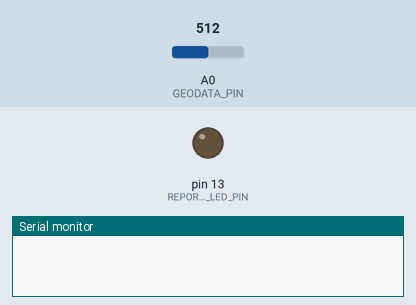
Bench run of a sketch on a simulated Arduino Uno, built with avr-gcc and run on an emulated ATmega328P. Parts: output pins drawn as LEDs (lit = HIGH), the last lines printed to the serial monitor. Dashed ring = blinking. The test bench sets the inputs (shaded band); at power-on: A0 (GEODATA_PIN) = 512.

Above: at 0.1 s.
At 4.2 s:
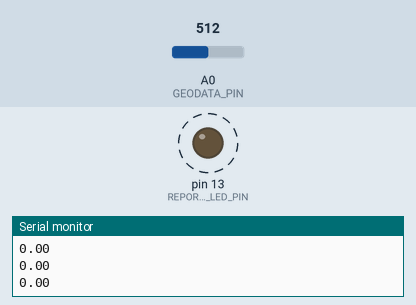
4.3 s: A0 (GEODATA_PIN) set to 716
7.0 s: A0 (GEODATA_PIN) set to 511
Timing chart, 0 to 15.3 s (numbered marks = the images above; inputs shaded):
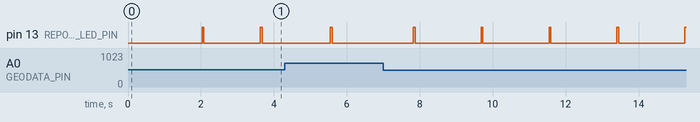

Measured:
- by itself, pin 13 (REPORT_BLINK_LED_PIN): alternates HIGH for 0.05 s and LOW for 1.8 s

The sketch:

Geosampler.ino
```cpp
/****************************************************************************
 * Record geophone data and output the data (from 0 through 4095) to the serial port.
 ***************************************************************************/

/* Serial speed for the report generation.  It should be fast enough to
   allow several values to be passed per second.  A speed of 38,400 baud
   should suffice for worst case reports of about 2,600 bytes per second. */
#define SERIAL_SPEED    9600

#define GEODATA_PIN          0

#define REPORT_BLINK_ENABLED   1
#define REPORT_BLINK_LED_PIN  13

#define SAMPLE_RATE   512

#define LED_PIN             13

/* Create a double buffer for geodata samples. */
#define NUMBER_OF_GEODATA_SAMPLES 256
short geodata_samples[ NUMBER_OF_GEODATA_SAMPLES * 2 ];
short *geodata_samples_real;
/* Indexes used by the interrupt service routine. */
int  isr_current_geodata_index;
/* Semaphor indicating that a frame of geophone samples is ready. */
bool geodata_buffer_full;
/* Flag that indicates that a report with amplitude information was
   created.  It is used by the report LED blinking. */
bool report_was_created;

float sensorValue;

/**
 * Setup the timer interrupt and prepare the geodata sample buffers for
 * periodic sampling.  Timer1 is used to generate interrupts at a rate of
 * 512 Hz.
 */
void start_sampling( )
{
  isr_current_geodata_index = 0;
  geodata_buffer_full       = false;

  // Set timer1 interrupt to sample at 512 Hz. */
  const unsigned short prescaling     = 1;
  const unsigned short match_register = F_CPU / ( prescaling * SAMPLE_RATE ) - 1;
  cli( );
  TCCR1B = ( TCCR1B & ~_BV(WGM13) ) | _BV(WGM12);
  TCCR1A = TCCR1A & ~( _BV(WGM11) | _BV(WGM10) );
  TCCR1B = ( TCCR1B & ~( _BV(CS12) | _BV(CS11) ) ) | _BV(CS10);
  OCR1A = match_register;
  TIMSK1 |= _BV(OCIE1A);
  sei( );
}

/**
 * Interrupt service routine for Arduino Mega devices which invokes the
 * generic interrupt service routine.
 */
ISR(TIMER1_COMPA_vect)
{
  sampling_interrupt( );
}


/*
 * Interrupt service routine for sampling the geodata.  The geodata analog
 * pin is sampled at each invokation of the ISR.  If the buffer is full, a
 * pointer is passed to the main program and a semaphor is raised to indicate
 * that a new frame of samples is available, and future samples are written
 * to the other buffer.
 *
 * While not a sampling task, we take advantage of the timer interrupt to
 * blink the report LED if enabled.
 */
void sampling_interrupt( )
{
  /* Read a sample and store it in the geodata buffer. */
  const int adc_resolution = 1024;

  short geodata_sample = analogRead( GEODATA_PIN ) - ( adc_resolution >> 1 );
  /* Scale the sample. */
  const int scale = 8192 / adc_resolution;
  geodata_sample = (short)( (double)geodata_sample * scale );
  geodata_samples[ isr_current_geodata_index++ ] = geodata_sample;

  /* Raise a semaphor if the buffer is full and tell which buffer
     is active. */
  if( isr_current_geodata_index == NUMBER_OF_GEODATA_SAMPLES )
  {
    geodata_samples_real     = &geodata_samples[ 0 ];
    geodata_buffer_full      = true;
  }
  else if( isr_current_geodata_index == NUMBER_OF_GEODATA_SAMPLES * 2 )
  {
    geodata_samples_real      = &geodata_samples[ NUMBER_OF_GEODATA_SAMPLES ];
    isr_current_geodata_index = 0;
    geodata_buffer_full       = true;
  }

  /* In the same interrupt routine, handle report LED blinking. */
  report_blink( REPORT_BLINK_ENABLED );
}


/**
 * Blink the report LED if it has been enabled.
 *
 * @param enabled @a true if report blinking has been enabled.
 */
void report_blink( bool enabled )
{
  static unsigned long timestamp;
  static bool          led_on = false;

  if( enabled == true )
  {
    /* Turn on the LED and start a timer if a report was created. */
    if( report_was_created == true )
    {
      report_was_created = false;
      timestamp = millis( ) + 50;
      digitalWrite( REPORT_BLINK_LED_PIN, HIGH );
      led_on = true;
    }
    /* Turn off the LED once the timer expires. */
    if( led_on == true )
    {
      if( millis( ) > timestamp )
      {
        digitalWrite( REPORT_BLINK_LED_PIN, LOW );
        led_on = false;
      }
    }
  }
}


/**
 * Send the samples in the most recent buffer over the serial port.
 *
 * @param [in] freq_real Array of samples.
 * @param [in] length Number of samples.
 */
void report( const short *samples, int length )
{
  /* Send all the samples in the buffer to the serial port. */
  for( int index = 0; index < length; index++ )
  {
    //Serial.print( " " );
    sensorValue = samples[index];
    Serial.println( sensorValue );
    //delay(100); // 1ms
  }
  /* Indicate to the report LED blinking that the report was submitted. */
  report_was_created = true;
}


/**
 * Initialize the serial port, setup the sampling, and turn off the on-board
 * LED.
 */
void setup()
{
  /* Initialize the serial port with the desired speed. */
  Serial.begin( SERIAL_SPEED );

  /* Setup the geophone data sampling buffers and sampling interrupt. */
  start_sampling( );

  /* Turn off the on-board LED. */
  pinMode( LED_PIN, OUTPUT );
  digitalWrite( LED_PIN, LOW );

  /* Configure the report LED if enabled. */
  report_was_created = false;
  if( REPORT_BLINK_ENABLED )
  {
    pinMode( REPORT_BLINK_LED_PIN, OUTPUT );
    digitalWrite( REPORT_BLINK_LED_PIN, LOW );
  }
}


/**
 * Main program loop which reports the samples every time the sample buffer
 * has been filled.
 */
void loop()
{
  /* Analyze the geophone data once it's available. */
  if( geodata_buffer_full == true )
  {
    geodata_buffer_full = false;

    /* Transmit the samples over the serial port. */
    report( geodata_samples, NUMBER_OF_GEODATA_SAMPLES );
  }
}
```
